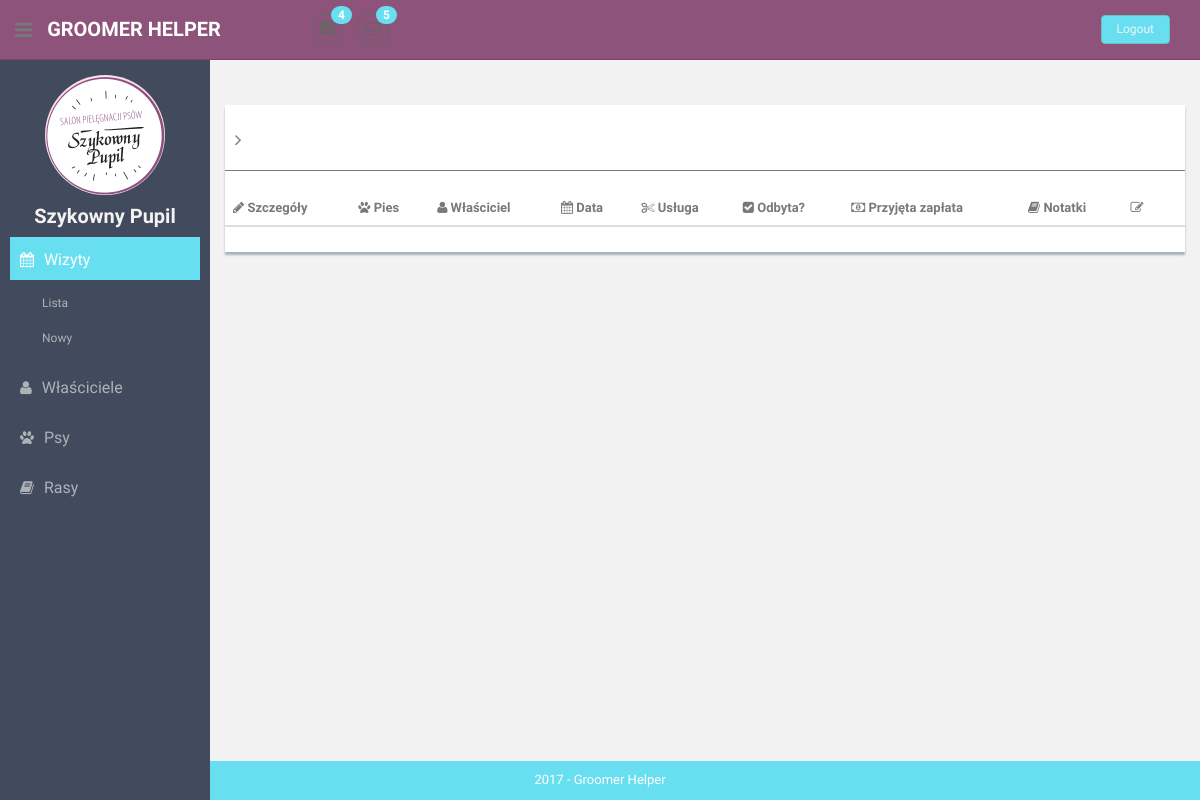
Before: /visits/ with the older database file.
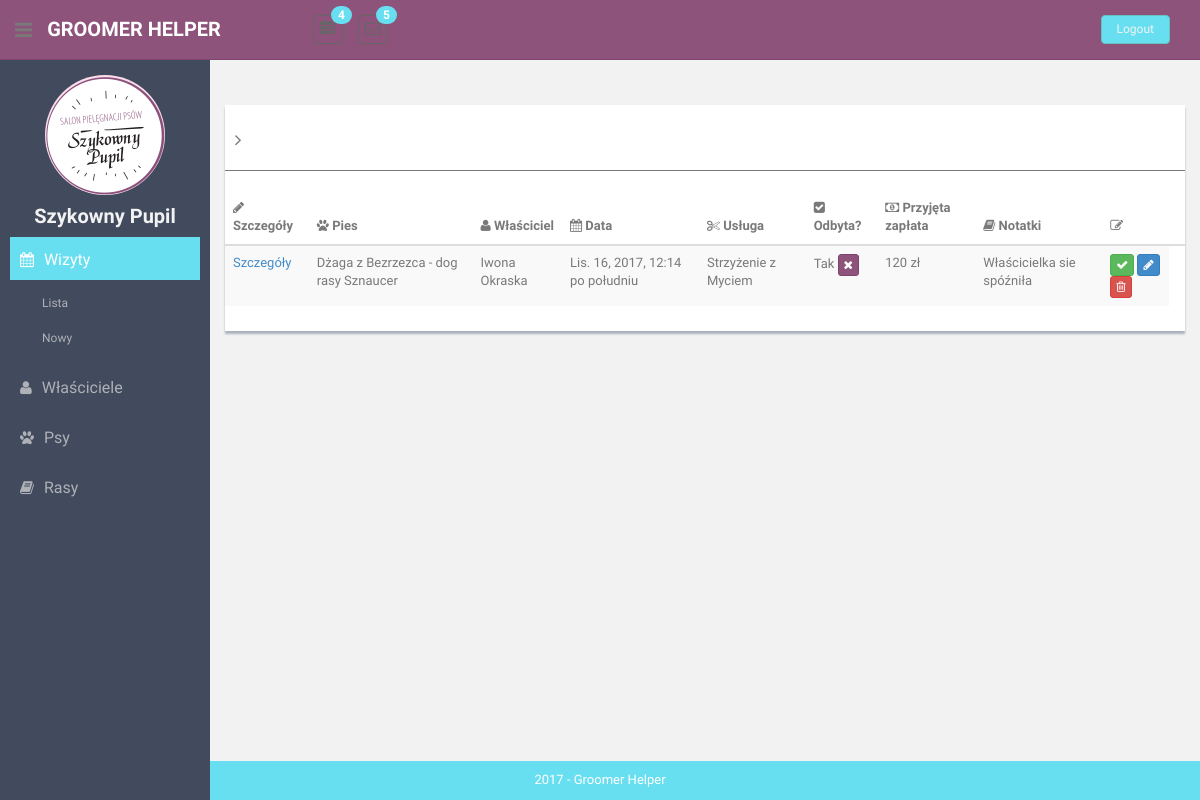
After: the same page with the newer database file.
### visits/models.py (models this page shows)
class Visit(models.Model):
    start = models.DateTimeField(null=False)
    stop = models.DateTimeField(null=False)
    animal = models.ForeignKey(Animal, on_delete=models.CASCADE, )
    service = models.TextField(max_length=100, blank=False, null=False, unique=True)
    happened = models.BooleanField(null=False, default=False)
    money_taken = models.PositiveIntegerField(null=True)
    notes = models.TextField(max_length=100, blank=True, null=False)
    def __str__(self):
        return "".join([self.animal.name, " o ", str(self.start.hour)])
    __str__.short_description = "Opis"

### animals/models.py (models this page shows, shortened)
class Animal(models.Model):
    GENDER_CHOICES = [
        (True, 'Male'),
        (False, 'Female'),
    ]
    name = models.TextField(max_length=100, blank=True, null=True)
    gender = models.BooleanField(choices=GENDER_CHOICES)
    breed = models.ForeignKey(Breed, on_delete=models.CASCADE)
    color = models.TextField(max_length=100, blank=True, null=True)
    photo = models.ImageField(upload_to='animal-avatars/', default='animal-avatars/None/no-img.png')
    notes = models.TextField(max_length=200, blank=True, null=True)
    owner = models.ForeignKey(
        Owner,
        on_delete=models.CASCADE,
    )
    def __str__(self):
        return "".join([self.name, " - ", self.breed.species, " rasy ", self.breed.name])

### breeds/models.py (models this page shows, shortened)
class Breed(models.Model):
    SIZE_CHOICES = [
        ('miniature', 'Miniature'),
        ('medium', 'Medium'),
        ('large', 'Large'),
        ('giant', 'Giant'),
    ]
    name = models.TextField(max_length=100, blank=False, null=False, unique=True)
    species = models.TextField(max_length=50, blank=False, default='dog')
    size = models.TextField(max_length=20, blank=True, choices=SIZE_CHOICES)
    grooming_notes = models.TextField(max_length=50, blank=True, null=False)
    hair_type = models.TextField(max_length=50, blank=True, null=False)
    weight = models.IntegerField(default=20, blank=False, null=False)
    photo = models.ImageField(null=True)

### owners/models.py (models this page shows)
class Owner(models.Model):
    full_name = models.TextField(max_length=100, blank=True, null=True)
    phone_number = models.TextField(max_length=20, blank=False, null=False)
    email = models.EmailField(max_length=100, blank=True, null=True)
    location = models.TextField(max_length=200, blank=True, null=True)
    recommended_by = models.ForeignKey('Owner', null=True, on_delete=models.CASCADE)
    def __str__(self):
        return "".join(self.full_name)

### visits/views.py (the view)
# urls.py: path('', views.VisitListView.as_view(), name='visits-list'),
class VisitListView(ListView):
    template_name = "visits/list.html"
    model = Visit
    def get_context_data(self, **kwargs):
        context = super().get_context_data(**kwargs)
        context['visits'] = Visit.objects.all()
        return context

### templatetags/templatetags/my_templatetags.py (called while the page is built)
@register.simple_tag(takes_context=True)
def active(context, pattern_or_urlname):
    try:
        pattern = '^' + reverse(pattern_or_urlname)
    except NoReverseMatch:
        pattern = pattern_or_urlname
    path = context['request'].path
    if re.search(pattern, path):
        return 'active'
    return ''

### templates/visits/list.html
{% extends 'list.html' %}
{% load my_templatetags %}
{% block table-headers %}
    <th><i class="fa fa-pencil"></i> Szczegóły</th>
    <th><i class="fa fa-paw"></i> Pies</th>
    <th><i class="fa fa-user"></i> Właściciel</th>
    <th><i class="fa fa-calendar"></i> Data</th>
    <th><i class="fa fa-scissors"></i> Usługa</th>
    <th><i class="fa fa-check-square"></i> Odbyta?</th>
    <th><i class="fa fa-money"></i> Przyjęta zapłata</th>
    <th><i class="fa fa-book"></i> Notatki</th>
    <th><i class=" fa fa-edit"></i></th>
    <th></th>
{% endblock %}
{% block table-rows %}
    {% for visit in visits %}
        <tr>
            <td><a href="{% url 'visit-details' visit.id %}"> Szczegóły </a></td>
            <td>{{ visit.animal }}</td>
            <td>{{ visit.animal.owner }}</td>
            <td class="hidden-phone">{{ visit.start }}</td>
            <td>{{ visit.service }}</td>
            <td>{{ visit.happened|yesno:"Tak,Nie" }}
                {% if visit.happened %} <button class="btn btn-theme02 btn-xs"><i class="fa fa-times "></i></button>
                {% else %}<button class="btn btn-success btn-xs"><i class="fa fa-check"></i></button>
                {% endif %}</td>
            <td>{{ visit.money_taken }} zł</td>
            <td>{{ visit.notes }}</td>
            <td>
                <button class="btn btn-success btn-xs"><i class="fa fa-check"></i></button>
                <button class="btn btn-primary btn-xs"><i class="fa fa-pencil"></i></button>
                <button class="btn btn-danger btn-xs"><i class="fa fa-trash-o "></i></button>
            </td>
        </tr>
    {% endfor %}
{% endblock %}

Changed rows visible on the page:
added Visit: animal "Dżaga z Bezrzezca - dog rasy Sznaucer", animal.owner "Iwona Okraska", start "Lis. 16, 2017, 12:14 po południu", service "Strzyżenie z Myciem", happened "Tak", money_taken "120", notes "Właścicielka sie spóźniła"
